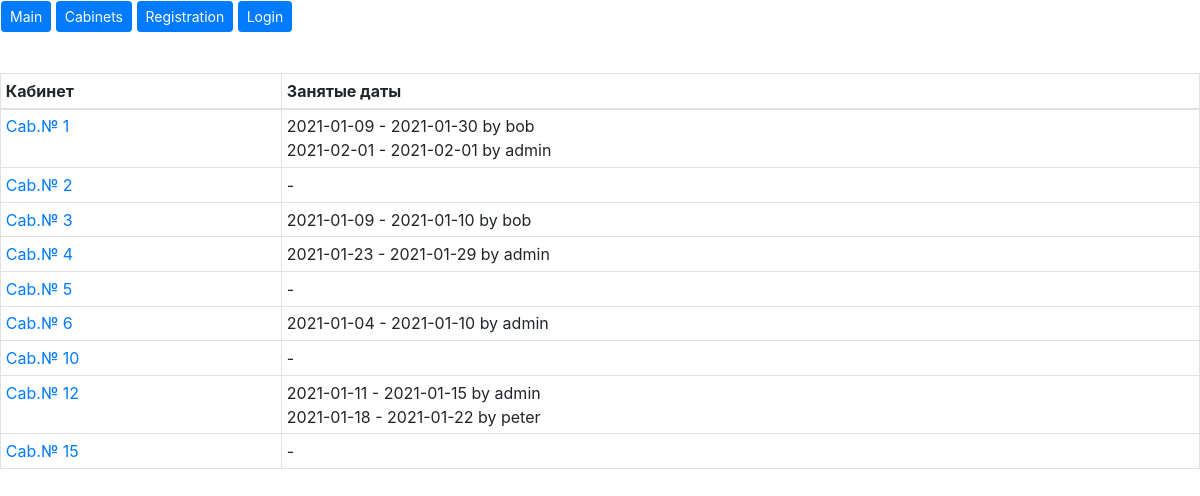
/cabinets/, run on the app's committed database.
### workspace/models.py (models this page shows, shortened)
class Cabinet(models.Model):
    room_number = models.IntegerField()
    def __str__(self):
        return f"Cab.№ {self.room_number}"

class Booking(models.Model):
    booking_start = models.DateField()
    booking_end = models.DateField()
    cabinet = models.ForeignKey(Cabinet, on_delete=models.CASCADE)
    customer = models.ForeignKey(User, on_delete=models.CASCADE)
    def __str__(self):
        return f"{self.booking_start} - {self.booking_end} by {self.customer}"

### workspace/views.py (the view, shortened to what this page needs)
# urls.py: path('cabinets/', cabinets),
def cabinets(request):
    if request.method == 'GET':
        name = request.user.get_username()
        date_today = date.today()
        cabs = Cabinet.objects.all().order_by('room_number')
        bookings = []
        for cab in cabs:
            bookings.append(Booking.objects.filter(cabinet=cab, booking_end__gte=date_today).order_by('booking_start') or '-')
        cb = list(zip(cabs, bookings))
        date_today = str(date_today)
        context = {'context': cb, 'name': name, 'date': date_today}
        return render(request, 'cabinets.html', context)

### templates/cabinets.html (shortened to what this page needs)
{% extends "base.html" %}
{% block content %}
<br>
<table class="table table-sm table-bordered">
    <thead>
    <tr>
        <th scope="col">Кабинет</th>
        <th scope="col">Занятые даты</th>
    </tr>
    </thead>
    <tbody>
    {% for cabinet, booking in context %}
    <tr>
        <td><a href="/cabinet/{{ cabinet.room_number }}">{{ cabinet }}</a></td>
        <td>
            {% for book in booking %}
            {{ book }}
            <br>
            {% endfor %}
        </td>
    </tr>
    {% endfor %}
    </tbody>
</table>
{% endblock %}

### data on the page
Cabinet: room_number "Cab.№ 1"
Booking: booking_start+booking_end+customer "2021-01-09 - 2021-01-30 by bob"
Booking: booking_start+booking_end+customer "2021-02-01 - 2021-02-01 by admin"
Cabinet: room_number "Cab.№ 2", booking "-"
Cabinet: room_number "Cab.№ 3"
Booking: booking_start+booking_end+customer "2021-01-09 - 2021-01-10 by bob"
Cabinet: room_number "Cab.№ 4"
Booking: booking_start+booking_end+customer "2021-01-23 - 2021-01-29 by admin"
Cabinet: room_number "Cab.№ 5", booking "-"
Cabinet: room_number "Cab.№ 6"
Booking: booking_start+booking_end+customer "2021-01-04 - 2021-01-10 by admin"
Cabinet: room_number "Cab.№ 10", booking "-"
Cabinet: room_number "Cab.№ 12"
Booking: booking_start+booking_end+customer "2021-01-11 - 2021-01-15 by admin"
Booking: booking_start+booking_end+customer "2021-01-18 - 2021-01-22 by peter"
Cabinet: room_number "Cab.№ 15", booking "-"
